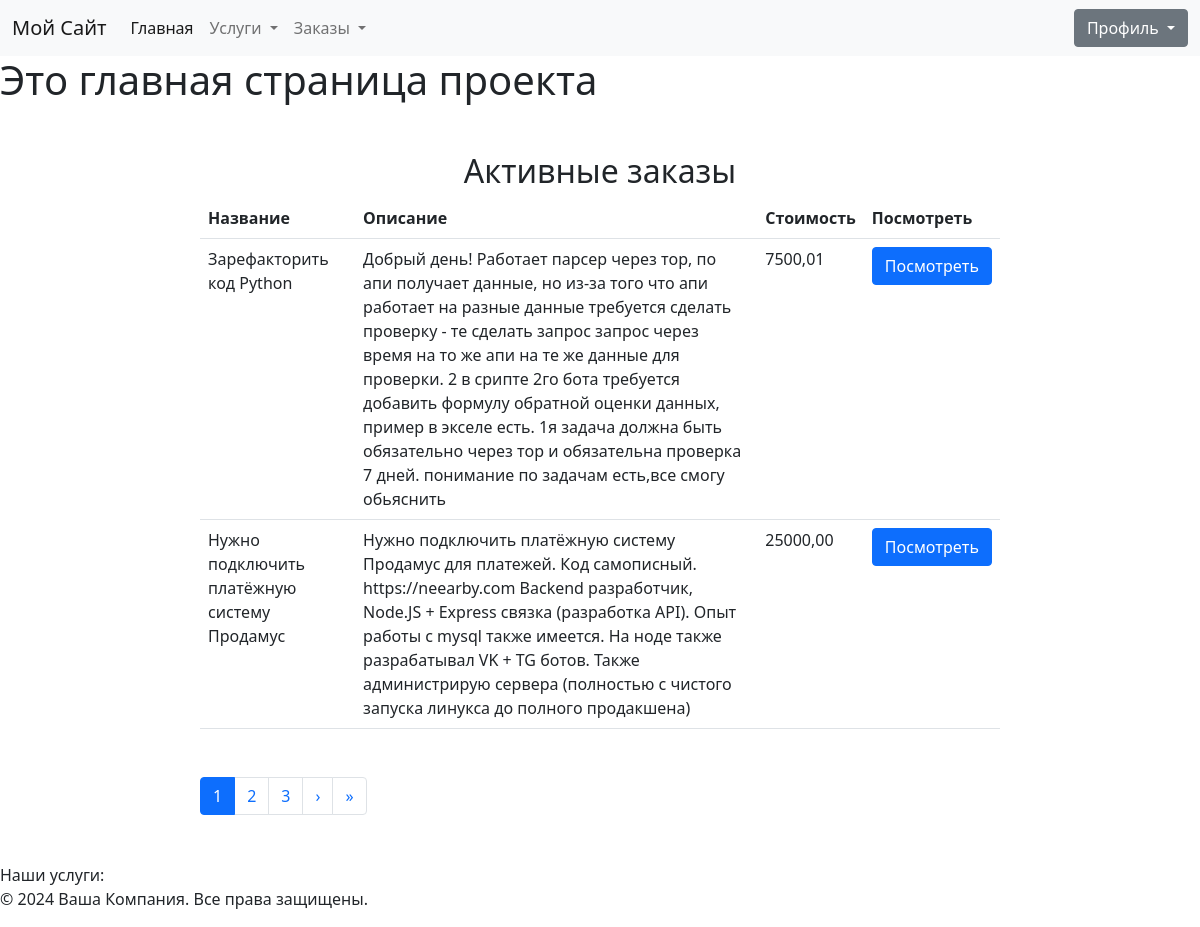
The page / on the database its author committed.
### freelance/models.py (models this page shows)
class Order(models.Model):
    order_type = models.CharField(
        max_length=11,
        choices=Service.ServicesType.choices,
        default="design",
        verbose_name="Тип заказа",
    )
    title = models.CharField(max_length=255, verbose_name="Заголовок")
    description = models.TextField(verbose_name="Описание")
    created_at = models.DateTimeField(
        auto_now_add=True, verbose_name="Создан", null=True
    )
    updated_at = models.DateTimeField(auto_now=True, verbose_name="Обновлен", null=True)
    price = models.DecimalField(
        verbose_name="Стоимость", max_digits=10, decimal_places=2, default=0
    )
    customer = models.ForeignKey(
        Customer,
        on_delete=models.CASCADE,
        related_name="customers",
        blank=True,
        null=True,
        verbose_name="Заказчик",
    )
    executor = models.ForeignKey(
        Executor,
        on_delete=models.CASCADE,
        related_name="executors",
        blank=True,
        null=True,
        verbose_name="Исполнитель",
    )
    order_taken = models.BooleanField(default=False, verbose_name="Заказ сделан")
    order_taken_at = models.DateTimeField(
        null=True, blank=True, verbose_name="Время принятия заказа"
    )

### freelance/views.py (the view)
# urls.py: path("", MainPageView.as_view(), name="main_page"),
class MainPageView(TemplateView):
    template_name = "basic/index.html"
    paginate_by = 2  # Устанавливаем количество элементов на странице
    def get_context_data(self, **kwargs):
        context = super().get_context_data(**kwargs)
        context["message"] = "Это главная страница проекта"
        orders_taken = Order.objects.filter(order_taken=False)
        paginator = Paginator(orders_taken, self.paginate_by)
        page_number = self.request.GET.get("page")
        try:
            page = paginator.page(page_number)
        except PageNotAnInteger:
            page = paginator.page(1)
        except EmptyPage:
            page = paginator.page(paginator.num_pages)
        context["pending_orders"] = page
        return context

### templates/basic/index.html
{% extends 'basic/base.html' %}
{% block content %}
<h1>{{ message }}</h1>
<div class="row-fluid mt-5">
    <div col-md-4>
        {% include 'basic/mainpage/available_services.html' %}
    </div>
    <div col-md-8>
        {% include 'basic/mainpage/active_orders.html' %}
    </div>
</div>
{% endblock %}

### templates/basic/mainpage/available_services.html (shortened to what this page needs)
<div class="text-justify">
    <div class="row-fluid">
        <div class="col-md-8 offset-md-2">
            <h2 class="text-center mt-5">Активные заказы</h2>
            <table class="text table">
                <tbody>
                <tr>
                    <th>Название</th>
                    <th>Описание</th>
                    <th>Стоимость</th>
                    <th>Посмотреть</th>
                </tr>
                {% for order in pending_orders %}
                    <tr>
                        <td>{{ order.title }}</td>
                        <td>{{ order.description }}</td>
                        <td>{{ order.price }}</td>
                        <td><a class="btn btn-primary"
                               href="{% url 'freelance:order-detail' order.pk %}">Посмотреть</a></td>
                    </tr>
                {% endfor %}
                </tbody>
            </table>
            <div class="mt-5 mb-5">
                {% if pending_orders.has_other_pages %}
                    <nav aria-label="Page navigation">
                        <ul class="pagination">
                            {% for page_num in pending_orders.paginator.page_range %}
                                <li class="page-item{% if page_num == pending_orders.number %} active{% endif %}">
                                    <a class="page-link" href="?page={{ page_num }}">{{ page_num }}</a>
                                </li>
                            {% endfor %}
                            {% if pending_orders.has_next %}
                                <li class="page-item">
                                    <a class="page-link" href="?page={{ pending_orders.next_page_number }}"
                                       aria-label="Next">
                                        <span aria-hidden="true">&rsaquo;</span>
                                    </a>
                                </li>
                                <li class="page-item">
                                    <a class="page-link" href="?page={{ pending_orders.paginator.num_pages }}"
                                       aria-label="Last">
                                        <span aria-hidden="true">&raquo;</span>
                                    </a>
                                </li>
                            {% endif %}
                        </ul>
                    </nav>
                {% endif %}
            </div>
        </div>
    </div>
</div>

### rows shown on the page
Order: title "Зарефакторить код Python", description "Добрый день! Работает парсер через тор, по апи получает данные, но из-за того что апи работает на разные данные требуется сделать проверку - те сделать запрос запрос через время на то же апи на те же данные для проверки. 2 в срипте 2го бота требуется добавить формулу обратной оценки данных, пример в экселе есть. 1я задача должна быть обязательно через тор и обязательна проверка 7 дней. понимание по задачам есть,все смогу обьяснить", price "7500,01"
Order: title "Нужно подключить платёжную систему Продамус", description "Нужно подключить платёжную систему Продамус для платежей. Код самописный. https://neearby.com Backend разработчик, Node.JS + Express связка (разработка API). Опыт работы с mysql также имеется. На ноде также разрабатывал VK + TG ботов. Также администрирую сервера (полностью с чистого запуска линукса до полного продакшена)", price "25000,00"

### other values the page prints
{{ message }} "Это главная страница проекта"
{{ page_num }} "1" "2" "3"
